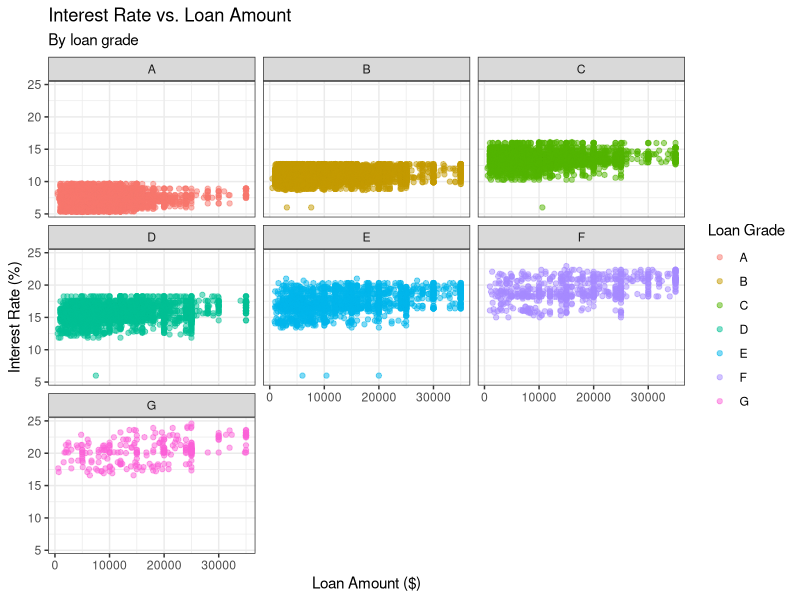
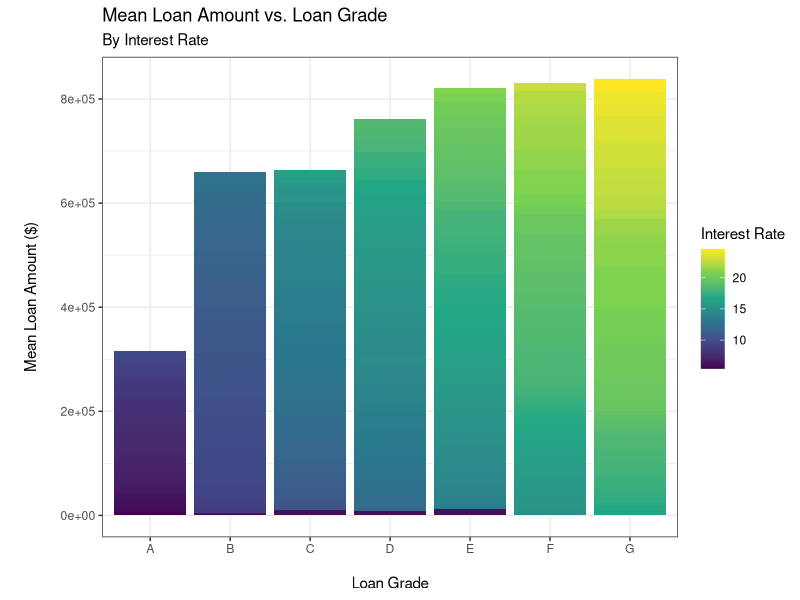
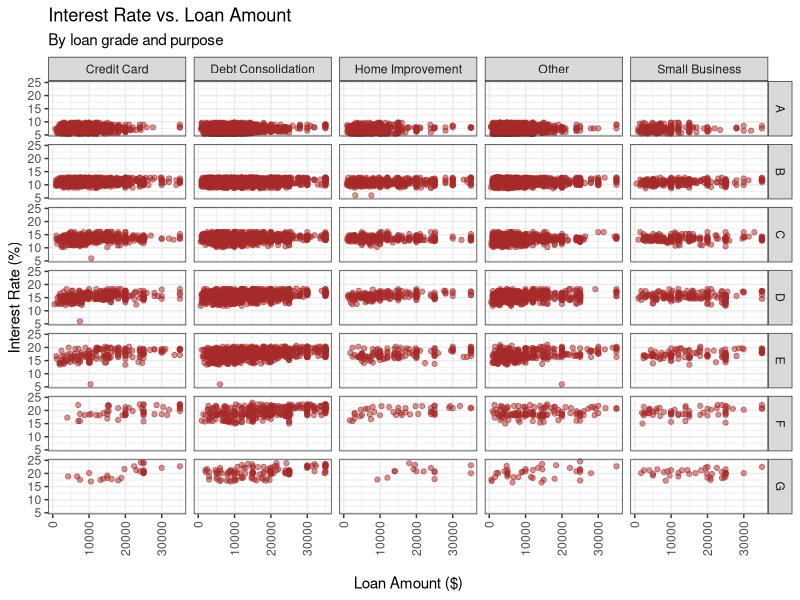
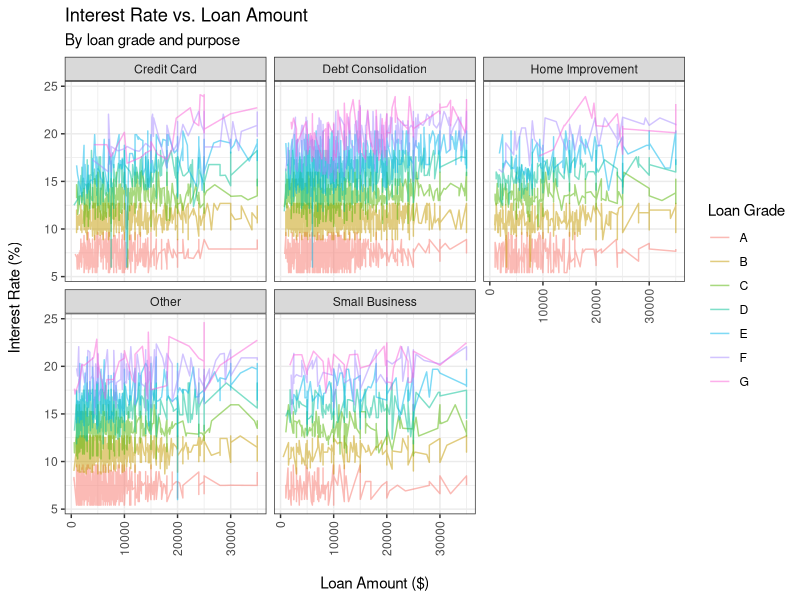

These charts were generated, in order, by the following R code:
## ---- chunk 1
library(tidyverse)
library(viridis)
## ---- chunk 2
loans_data <- read_csv("data/loans.csv")
## ---- chunk 3
loans_data %>% 
  ggplot() +
  aes(x = loan_amnt, y = int_rate, colour = grade) +
  geom_point(alpha = 0.5) +
  facet_wrap(~ grade) +
  labs(
    x = "Loan Amount ($)",
    y = "Interest Rate (%)",
    title = "Interest Rate vs. Loan Amount",
    subtitle = "By loan grade",
    colour = "Loan Grade"
  ) +
  theme_bw()
## ---- chunk 4
mean_loan_amnt <- loans_data %>%
  group_by(grade, int_rate) %>% 
  summarise(
    mean_loan_amnt = mean(loan_amnt),
    .groups = "drop"
  )
mean_loan_amnt
  
mean_loan_amnt %>%   
  ggplot() +
  aes(x = grade, y = mean_loan_amnt, fill = int_rate) +
  geom_bar(stat = "identity") +
  labs(
    x = "\nLoan Grade",
    y = "\nMean Loan Amount ($)\n",
    title = "Mean Loan Amount vs. Loan Grade",
    subtitle = "By Interest Rate",
    fill = "Interest Rate"
  ) +
  theme_bw() +
  scale_fill_continuous(type = "viridis")
## ---- chunk 5
loans_data %>% 
  ggplot() +
  aes(x = loan_amnt, y = int_rate) +
  geom_point(colour = "brown", alpha = 0.5) +
  facet_grid(grade ~ purpose) +
  labs(
    x = "\nLoan Amount ($)",
    y = "Interest Rate (%)",
    title = "Interest Rate vs. Loan Amount",
    subtitle = "By loan grade and purpose"
  ) +
  theme_bw() +
  theme(axis.text.x = element_text(angle = 90, vjust = 0.5, hjust=1))
## ---- chunk 6
loans_data %>% 
  ggplot() +
  aes(x = loan_amnt, y = int_rate, colour = grade) +
  geom_line(alpha = 0.5) +
  facet_wrap(~ purpose) +
  labs(
    x = "\nLoan Amount ($)",
    y = "Interest Rate (%)\n",
    title = "Interest Rate vs. Loan Amount",
    subtitle = "By loan grade and purpose",
    colour = "Loan Grade"
  ) +
  theme_bw() +
  theme(axis.text.x = element_text(angle = 90, vjust = 0.5, hjust=1))
